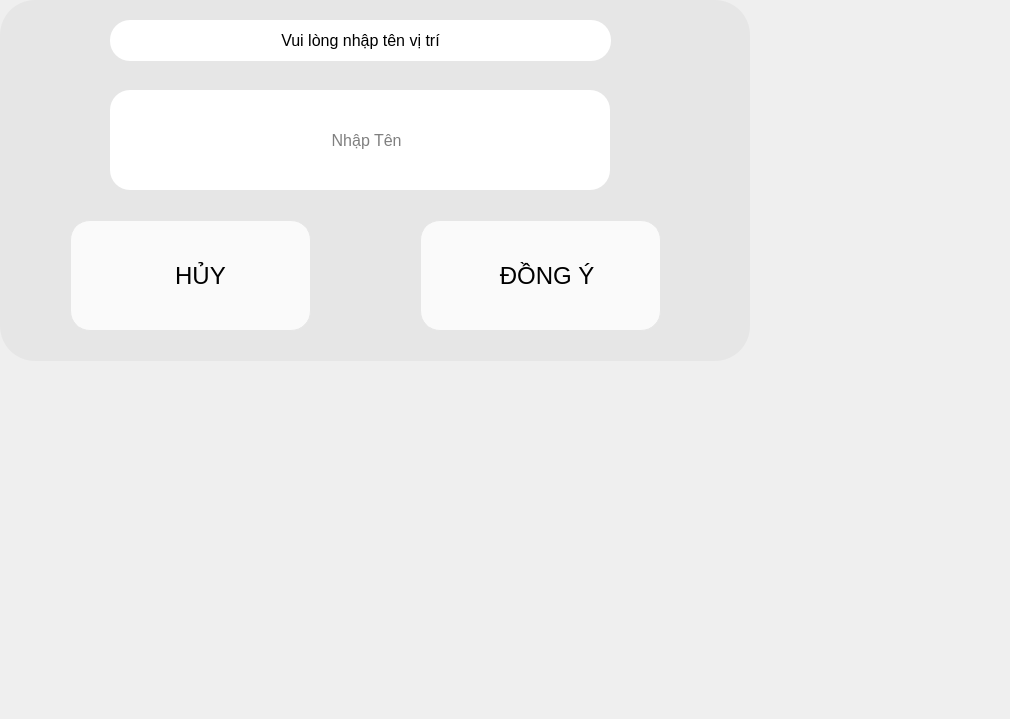
<?xml version="1.0" encoding="UTF-8"?>
<ui version="4.0">
 <class>Form_nhaptenban</class>
 <widget class="QWidget" name="Form_nhaptenban">
  <property name="geometry">
   <rect>
    <x>0</x>
    <y>0</y>
    <width>1010</width>
    <height>719</height>
   </rect>
  </property>
  <property name="windowTitle">
   <string>Form</string>
  </property>
  <property name="styleSheet">
   <string notr="true"/>
  </property>
  <widget class="QFrame" name="frame">
   <property name="geometry">
    <rect>
     <x>0</x>
     <y>0</y>
     <width>750</width>
     <height>361</height>
    </rect>
   </property>
   <property name="minimumSize">
    <size>
     <width>500</width>
     <height>200</height>
    </size>
   </property>
   <property name="maximumSize">
    <size>
     <width>750</width>
     <height>550</height>
    </size>
   </property>
   <property name="styleSheet">
    <string notr="true">background-color: rgb(230, 230, 230);
border-radius: 35px;
box-shadow: 5px 5px 10px rgba(0, 0, 0, 0.5);</string>
   </property>
   <property name="frameShape">
    <enum>QFrame::WinPanel</enum>
   </property>
   <property name="frameShadow">
    <enum>QFrame::Raised</enum>
   </property>
   <widget class="QLineEdit" name="lineEdit_nhaptenban">
    <property name="geometry">
     <rect>
      <x>110</x>
      <y>90</y>
      <width>500</width>
      <height>100</height>
     </rect>
    </property>
    <property name="minimumSize">
     <size>
      <width>500</width>
      <height>100</height>
     </size>
    </property>
    <property name="maximumSize">
     <size>
      <width>500</width>
      <height>100</height>
     </size>
    </property>
    <property name="font">
     <font>
      <pointsize>12</pointsize>
     </font>
    </property>
    <property name="styleSheet">
     <string notr="true">background-color: rgb(255, 255, 255);
border-radius:20px;</string>
    </property>
    <property name="alignment">
     <set>Qt::AlignCenter</set>
    </property>
    <property name="placeholderText">
     <string>   Nhập Tên</string>
    </property>
   </widget>
   <widget class="QPushButton" name="Button_xacnhan_capnhat">
    <property name="geometry">
     <rect>
      <x>420</x>
      <y>220</y>
      <width>241</width>
      <height>111</height>
     </rect>
    </property>
    <property name="font">
     <font>
      <family>MS Shell Dlg 2</family>
      <pointsize>18</pointsize>
      <weight>9</weight>
      <italic>false</italic>
      <bold>false</bold>
     </font>
    </property>
    <property name="styleSheet">
     <string notr="true">QPushButton#Button_xacnhan_capnhat
{
    border-radius: 20px;
	font: 75 18pt &quot;MS Shell Dlg 2&quot;;
	border: 1px solid rgb(230, 230, 230);
	background-color: rgb(250, 250, 250);
/*border: 3px solid rgb(0, 0, 255);*/

}
QPushButton#Button_xacnhan_capnhat:hover{
background-color: qlineargradient(spread:pad, x1:0, y1:0, x2:1, y2:0, stop:0 rgba(58, 192, 255, 219), stop:1 rgba(58, 192, 255, 226));

}
QPushButton#Button_xacnhan_capnhat:pressed{
padding-left :2px;
padding-top :2px;

	background-color: rgb(58, 192, 240);
}
QPushButton#Button_xacnhan_capnhat:checked {
background-color: rgb(58, 192, 255);

}
</string>
    </property>
    <property name="text">
     <string>  ĐỒNG Ý</string>
    </property>
    <property name="icon">
     <iconset>
      <normaloff>icon/check.png</normaloff>icon/check.png</iconset>
    </property>
    <property name="iconSize">
     <size>
      <width>40</width>
      <height>40</height>
     </size>
    </property>
   </widget>
   <widget class="QPushButton" name="Button_huy_capnhat">
    <property name="geometry">
     <rect>
      <x>70</x>
      <y>220</y>
      <width>241</width>
      <height>111</height>
     </rect>
    </property>
    <property name="font">
     <font>
      <family>MS Shell Dlg 2</family>
      <pointsize>18</pointsize>
      <weight>9</weight>
      <italic>false</italic>
      <bold>false</bold>
     </font>
    </property>
    <property name="styleSheet">
     <string notr="true">QPushButton#Button_huy_capnhat
{
    border-radius: 20px;
	font: 75 18pt &quot;MS Shell Dlg 2&quot;;
	border: 1px solid rgb(230, 230, 230);
	background-color: rgb(250, 250, 250);
/*border: 3px solid rgb(0, 0, 255);*/

}
QPushButton#Button_huy_capnhat:hover{
background-color: qlineargradient(spread:pad, x1:0, y1:0, x2:1, y2:0, stop:0 rgba(58, 192, 255, 219), stop:1 rgba(58, 192, 255, 226));

}
QPushButton#Button_huy_capnhat:pressed{
padding-left :2px;
padding-top :2px;

	background-color: rgb(58, 192, 240);
}
QPushButton#Button_huy_capnhat:checked {
background-color: rgb(58, 192, 255);

}
</string>
    </property>
    <property name="text">
     <string>   HỦY</string>
    </property>
    <property name="icon">
     <iconset>
      <normaloff>icon/close.png</normaloff>icon/close.png</iconset>
    </property>
    <property name="iconSize">
     <size>
      <width>40</width>
      <height>40</height>
     </size>
    </property>
   </widget>
   <widget class="QLabel" name="label">
    <property name="geometry">
     <rect>
      <x>110</x>
      <y>20</y>
      <width>501</width>
      <height>41</height>
     </rect>
    </property>
    <property name="font">
     <font>
      <pointsize>12</pointsize>
     </font>
    </property>
    <property name="styleSheet">
     <string notr="true">background-color: rgb(255, 255, 255);
 border-radius: 20px;</string>
    </property>
    <property name="text">
     <string>Vui lòng nhập tên vị trí</string>
    </property>
    <property name="alignment">
     <set>Qt::AlignCenter</set>
    </property>
   </widget>
  </widget>
 </widget>
 <resources>
  <include location="resource.qrc"/>
 </resources>
 <connections/>
</ui>
